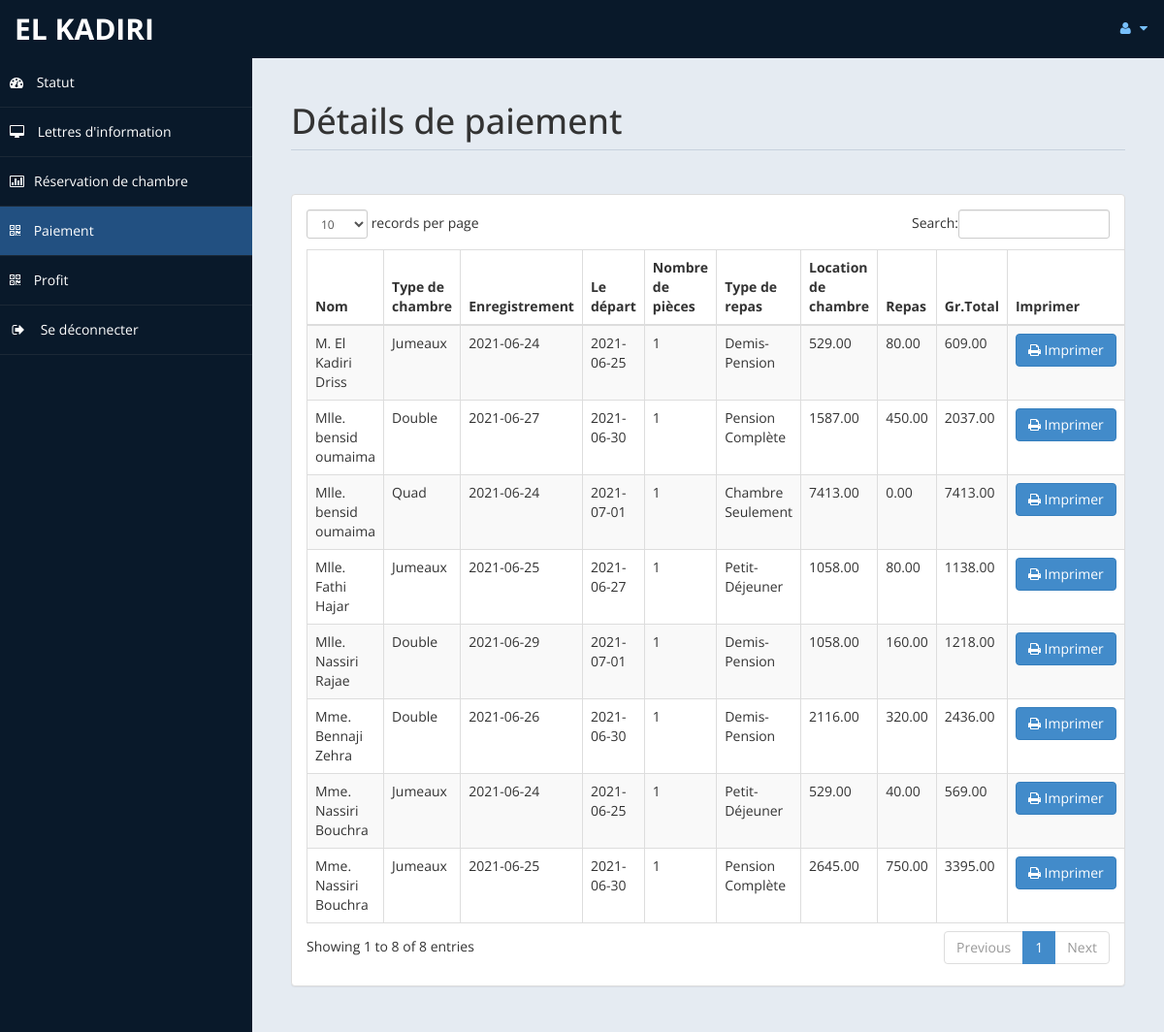
Page /admin/payment.php (signed in) on the committed database.
### tables this page shows
CREATE TABLE `payment` (
  `id` int(11) DEFAULT NULL,
  `title` varchar(5) DEFAULT NULL,
  `fname` varchar(30) DEFAULT NULL,
  `lname` varchar(30) DEFAULT NULL,
  `troom` varchar(30) DEFAULT NULL,
  `nroom` int(11) DEFAULT NULL,
  `cin` date DEFAULT NULL,
  `cout` date DEFAULT NULL,
  `ttot` double(8,2) DEFAULT NULL,
  `fintot` double(8,2) DEFAULT NULL,
  `mepr` double(8,2) DEFAULT NULL,
  `meal` text DEFAULT NULL,
  `noofdays` int(11) DEFAULT NULL
);

### admin/payment.php (the view, shortened to what this page needs)
<!DOCTYPE html>
<html xmlns="http://www.w3.org/1999/xhtml">
<head>
    <link href="assets/css/bootstrap.css" rel="stylesheet" />
    <link href="assets/css/font-awesome.css" rel="stylesheet" />
    <link href="assets/css/custom-styles.css" rel="stylesheet" />
    <link href="assets/js/dataTables/dataTables.bootstrap.css" rel="stylesheet" />
</head>
<body>
    <div id="wrapper">
        <nav class="navbar navbar-default top-navbar" role="navigation">
            <div class="navbar-header">
                <a class="navbar-brand" href="home.php"><?php echo $_SESSION["user"]; ?> </a>
            </div>
            <ul class="nav navbar-top-links navbar-right">
                <li class="dropdown">
                    <a class="dropdown-toggle" data-toggle="dropdown" href="#" aria-expanded="false">
                        <i class="fa fa-user fa-fw"></i> <i class="fa fa-caret-down"></i>
                    </a>
                </li>
            </ul>
        </nav>
        <nav class="navbar-default navbar-side" role="navigation">
            <div class="sidebar-collapse">
                <ul class="nav" id="main-menu">
                    <li>
                        <a href="home.php"><i class="fa fa-dashboard"></i> Statut</a>
                    </li>
                    <li>
                        <a  href="messages.php"><i class="fa fa-desktop"></i> Lettres d'information</a>
                    </li>
					<li>
                        <a href="roombook.php"><i class="fa fa-bar-chart-o"></i>Réservation de chambre</a>
                    </li>
                    <li>
                        <a class="active-menu" href="payment.php"><i class="fa fa-qrcode"></i> Paiement</a>
                    </li>
                    <li>
                        <a  href="profit.php"><i class="fa fa-qrcode"></i> Profit</a>
                    </li>
                    <li>
                        <a href="logout.php" ><i class="fa fa-sign-out fa-fw"></i> Se déconnecter</a>
                    </li>
            </div>
        </nav>
        <div id="page-wrapper" >
            <div id="page-inner">
			 <div class="row">
                    <div class="col-md-12">
                        <h1 class="page-header">
                           Détails de paiement<small> </small>
                        </h1>
                    </div>
                </div>
            <div class="row">
                <div class="col-md-12">
                    <div class="panel panel-default">
                        <div class="panel-body">
                            <div class="table-responsive">
                                <table class="table table-striped table-bordered table-hover" id="dataTables-example">
                                    <thead>
                                        <tr>
                                            <th>Nom</th>
											<th>Type de chambre</th>
                                            <th>Enregistrement</th>
											<th>Le départ</th>
											<th>Nombre de pièces</th>
											<th>Type de repas</th>
                                            <th>Location de chambre</th>
											<th>Repas </th>
											<th>Gr.Total</th>
											<th>Imprimer</th>
                                        </tr>
                                    </thead>
                                    <tbody>
									<?php
										include ('db.php');
										$sql="select * from payment";
										$re = mysqli_query($con,$sql);
										while($row = mysqli_fetch_array($re))
										{
											$id = $row['id'];
											if($id % 2 ==1 )
											{
												echo"<tr class='gradeC'>
													<td>".$row['title']." ".$row['fname']." ".$row['lname']."</td>
													<td>".$row['troom']."</td>
													<td>".$row['cin']."</td>
													<td>".$row['cout']."</td>
													<td>".$row['nroom']."</td>
													<td>".$row['meal']."</td>
													<td>".$row['ttot']."</td>
													<td>".$row['mepr']."</td>
													<td>".$row['fintot']."</td>
													<td><a href=print.php?pid=".$id ." <button class='btn btn-primary'> <i class='fa fa-print' ></i> Imprimer</button></td>
													</tr>";
											}
											else
											{
												echo"<tr class='gradeU'>
													<td>".$row['title']." ".$row['fname']." ".$row['lname']."</td>
													<td>".$row['troom']."</td>
													<td>".$row['cin']."</td>
													<td>".$row['cout']."</td>
													<td>".$row['nroom']."</td>
													<td>".$row['meal']."</td>
													<td>".$row['ttot']."</td>
													<td>".$row['mepr']."</td>
													<td>".$row['fintot']."</td>
													<td><a href=print.php?pid=".$id ." <button class='btn btn-primary'> <i class='fa fa-print' ></i> Imprimer</button></td>
													</tr>";
											}
										}
									?>
                                    </tbody>
                                </table>
                            </div>
                        </div>
                    </div>
                </div>
            </div>
                </div>
            </div>
    </div>
</body>
</html>

### admin/assets/css/custom-styles.css (style rules this page uses)
body { font-family: 'Open Sans', sans-serif; }
#wrapper { width: 100%; background:#09192A; }
#page-wrapper { padding: 15px 15px; min-height: 600px; background:#E5EBF2; }
#page-inner { width:100%; margin:10px 20px 10px 0px; background-color:transparent; padding:10px; min-height:1200px; }
h1, .h1, h2, .h2, h3, .h3 { margin-top: 7px; margin-bottom: -5px; }
.page-header { padding-bottom: 9px; margin: 10px 0 45px; border-bottom: 1px solid #C7D1DD; }
.top-navbar { margin:0px; }
.top-navbar .navbar-brand { color: #fff; width: 260px; text-align: left; height: 60px; font-size: 30px; font-weight: 700; text-transform: uppercase; line-height: 30px; }
.top-navbar .nav > li { position: relative; display: inline-block; }
.top-navbar .nav > li > a { position: relative; display: block; padding: 19px 15px; color: #77C0FD; }
.active-menu { background-color:#225081!important; }
.sidebar-collapse , .sidebar-collapse .nav { background:none; }
.sidebar-collapse .nav { padding:0; }
.sidebar-collapse .nav > li > a { color:#fff; background:transparent; text-shadow:none; }
.sidebar-collapse > .nav > li > a { padding:15px 10px; }
.sidebar-collapse > .nav > li { border-bottom: 1px solid rgba(107, 108, 109, 0.19); }
.navbar-side { border:none; background-color: transparent; }
.top-navbar { background:#09192A; border-bottom:none; }
.top-navbar .nav > li > a > i { margin-right: 2px; }
.navbar-default { border:0px solid black; }
.navbar-header { background: #09192A; }
.nav > li > a > i { margin-right:10px; }
@media (min-width:768px) { #page-wrapper { margin: 0 0 0 260px; padding: 15px 30px; min-height: 1200px; } }
@media (min-width:768px) { .navbar-side { z-index: 1; position: absolute; width: 260px; } }
@media (min-width:768px) { .navbar { border-radius: 0px; } }

### rows in the picture
payment: title "Mlle.", fname "Fathi", lname "Hajar", troom "Jumeaux", cin "2021-06-25", cout "2021-06-27", nroom "1", meal "Petit-Déjeuner", ttot "1058.00", mepr "80.00", fintot "1138.00"
payment: title "Mme.", fname "Nassiri", lname "Bouchra", troom "Jumeaux", cin "2021-06-24", cout "2021-06-25", nroom "1", meal "Petit-Déjeuner", ttot "529.00", mepr "40.00", fintot "569.00"
payment: title "M.", fname "El Kadiri", lname "Driss", troom "Jumeaux", cin "2021-06-24", cout "2021-06-25", nroom "1", meal "Demis-Pension", ttot "529.00", mepr "80.00", fintot "609.00"
payment: title "Mme.", fname "Nassiri", lname "Bouchra", troom "Jumeaux", cin "2021-06-25", cout "2021-06-30", nroom "1", meal "Pension Complète", ttot "2645.00", mepr "750.00", fintot "3395.00"
payment: title "Mme.", fname "Bennaji", lname "Zehra", troom "Double", cin "2021-06-26", cout "2021-06-30", nroom "1", meal "Demis-Pension", ttot "2116.00", mepr "320.00", fintot "2436.00"
payment: title "Mlle.", fname "bensid", lname "oumaima", troom "Double", cin "2021-06-27", cout "2021-06-30", nroom "1", meal "Pension Complète", ttot "1587.00", mepr "450.00", fintot "2037.00"
payment: title "Mlle.", fname "Nassiri", lname "Rajae", troom "Double", cin "2021-06-29", cout "2021-07-01", nroom "1", meal "Demis-Pension", ttot "1058.00", mepr "160.00", fintot "1218.00"
payment: title "Mlle.", fname "bensid", lname "oumaima", troom "Quad", cin "2021-06-24", cout "2021-07-01", nroom "1", meal "Chambre Seulement", ttot "7413.00", mepr "0.00", fintot "7413.00"

### other values in the picture
$_SESSION["user"] "EL KADIRI"
